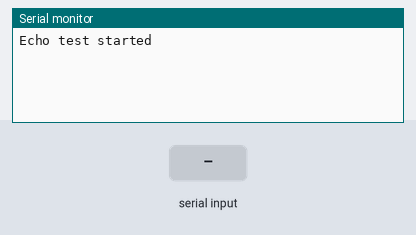
Bench run of a sketch on a simulated Arduino Uno, built with avr-gcc and run on an emulated ATmega328P. Parts: the last lines printed to the serial monitor. The test bench sets the inputs (shaded band).

Above: at 1.2 s.
1.3 s: "1" received over the second serial link
At 2.5 s:
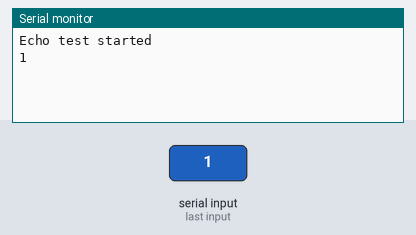
2.8 s: "0" received over the second serial link
At 3.8 s:
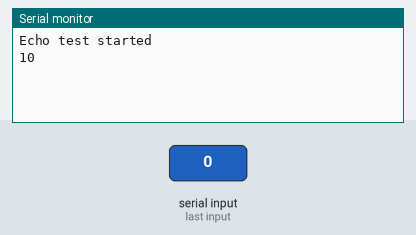

Measured:
- after the input at 1.3 s, the serial monitor: prints a new line at once (image 1)
- after the input at 2.8 s, the serial monitor: prints a new line at once (image 2)

The sketch:

testcode_for_HC05.ino
```cpp
//This will work only on android
//connect the module's RXD TO 11, TXD TO 10, VCC to 5V, Gnd to Gnd
//donwload serial bluetooth terminal from playstore, then connect the HC-05 from device settings (pair code will be either 1234 or 0000).This will pair the HC-05 to the phone but it is still not connected
//now open the terminal app, go to the paired device option, and select HC-05
//try sending some message, it should appear on serial monitor

#include <SoftwareSerial.h>
SoftwareSerial Bluetooth(10, 11); // RX, TX

void setup() {
  Serial.begin(9600);
  Bluetooth.begin(9600);
  Serial.println("Echo test started");
}

void loop() {
  if (Bluetooth.available()) {
    char c = Bluetooth.read();
    Serial.write(c);
  }

  if (Serial.available()) {
    Bluetooth.write(Serial.read());
  }
}
```
